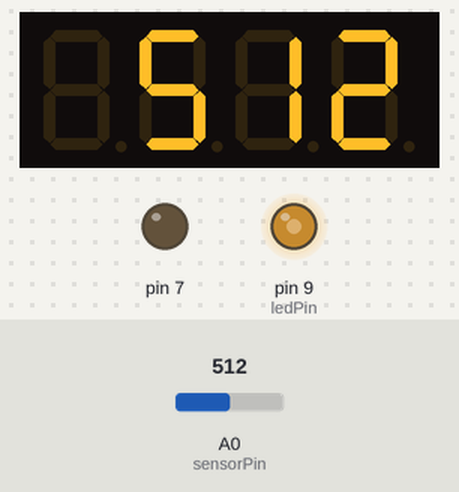
Bench run of a sketch on a simulated Arduino Uno, built with avr-gcc and run on an emulated ATmega328P. On the bench: 4-digit seven-segment display, output pins drawn as LEDs (lit = HIGH). Inputs (shaded band) come from the test bench; at power-on: A0 (sensorPin) = 512.

Above: at 1.3 s.
1.4 s: A0 (sensorPin) set to 716
At 2.5 s:
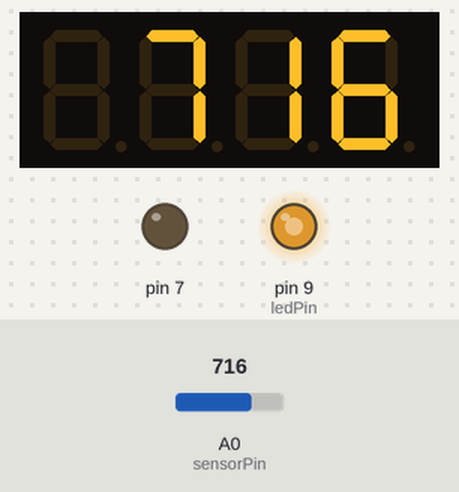
3.0 s: A0 (sensorPin) set to 900
At 3.6 s:
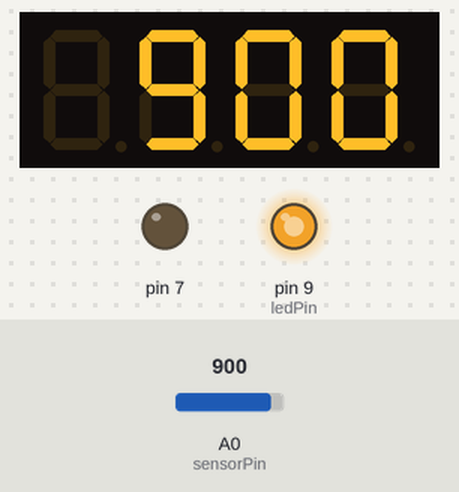
4.6 s: A0 (sensorPin) set to 245
At 5.9 s:
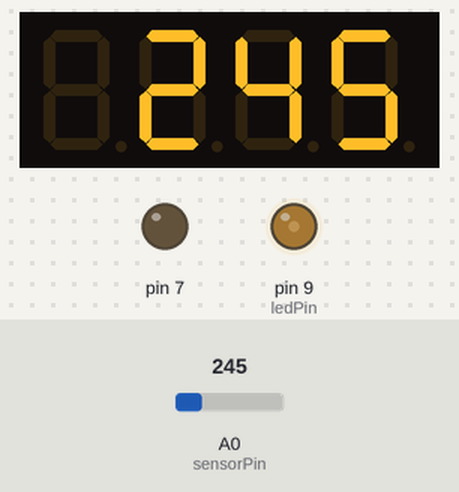
6.2 s: A0 (sensorPin) set to 0
At 7.1 s:
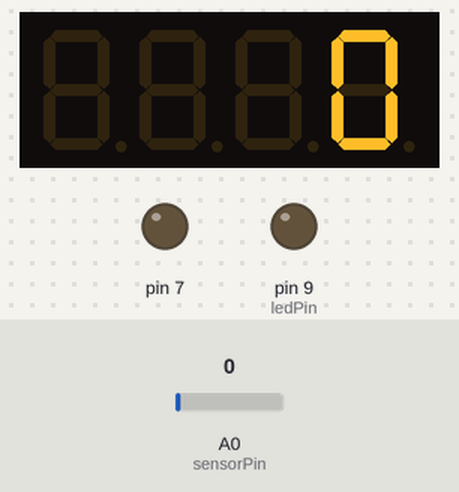
Timing chart, 0 to 8.7 s (numbered marks = the images above; inputs shaded):
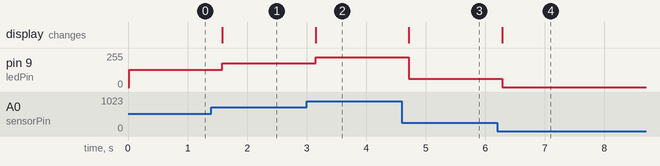

Measured:
- after the input at 1.4 s, pin 9 (ledPin): 128/255 → 179/255 after 0.19 s; the display: changes after 0.19 s (image 1)
- after the input at 3.0 s, pin 9 (ledPin): 179/255 → 225/255 after 0.15 s; the display: changes after 0.15 s (image 2)
- after the input at 4.6 s, pin 9 (ledPin): 225/255 → 61/255 after 0.12 s; the display: changes after 0.12 s (image 3)
- after the input at 6.2 s, pin 9 (ledPin): 61/255 → 0/255 after 0.08 s; the display: changes after 0.08 s (image 4)

The sketch:

alkoholgehalt_helligkeit.ino
```cpp
#include <TM1637Display.h>

const int sensorPin = A0;                             // Analogen Eingang mit Variabler festlegen
int SensorWert = 0;
int Ausgabe = 0;
TM1637Display siebensegment(2, 3);                    //Siebensegmentanzeige festlegen

void setup() {
  siebensegment.setBrightness(5);                     //Pins und Siebensegmentanzeige einrichten
  pinMode(7, OUTPUT);
}

void loop() {
  int ledPin = 9;
  SensorWert = analogRead(sensorPin);                 // SensorWert auslesen
  Serial.println(SensorWert);
  siebensegment.showNumberDec(int(SensorWert));       //zur Kontrolle ausgeben

  Ausgabe = SensorWert / 4;                           //Wert anpassen

  if (Ausgabe > 255){                                 //Overflow ausschliesen
    Ausgabe = 255;
  }

  analogWrite(ledPin, Ausgabe);                       //Ausgabe des Wertes bzw. an die LED
  Serial.println(Ausgabe);

  delay(500);
}
```
